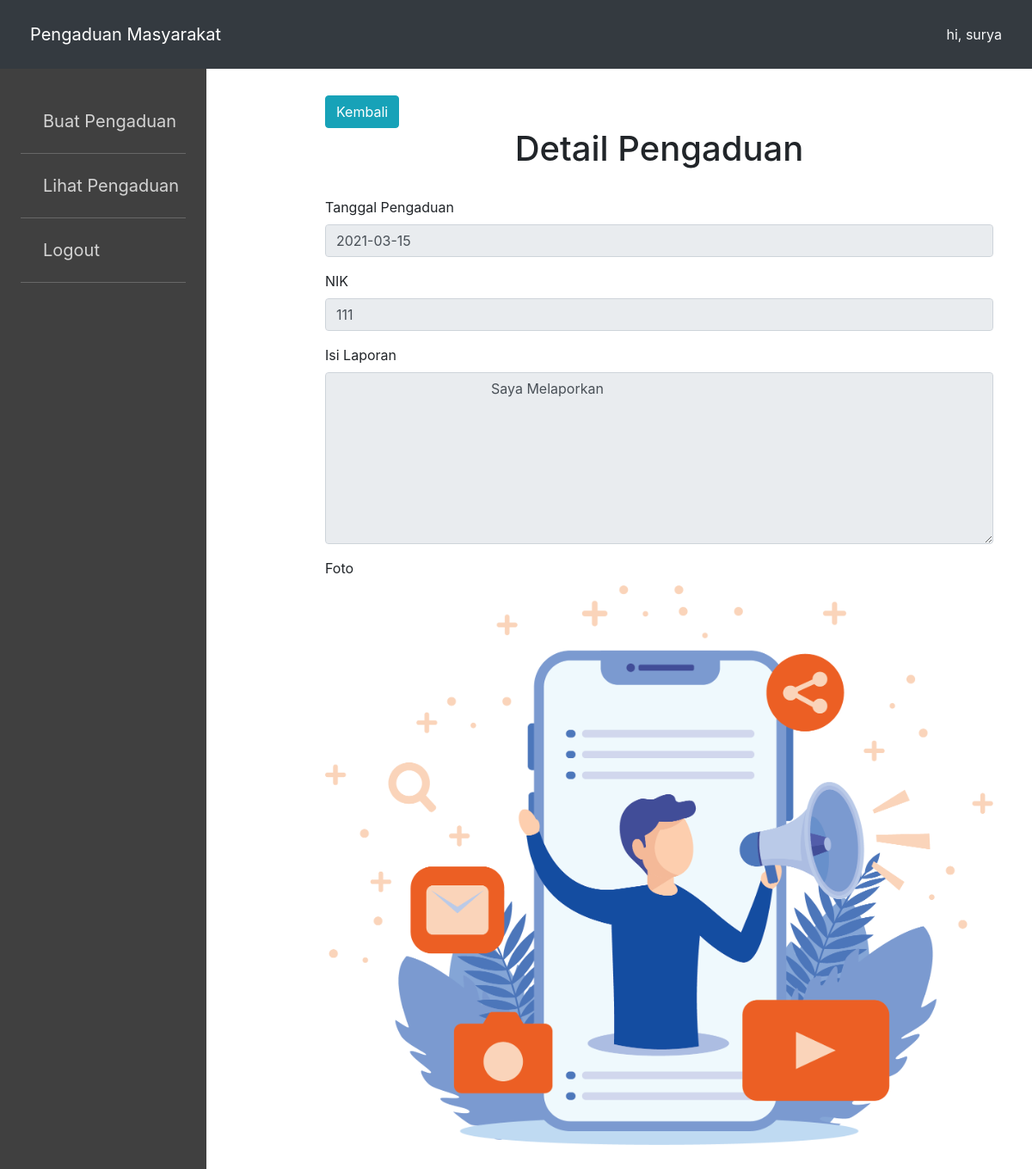
Screenshot of /view/masyarakat/detail_pengaduan.php?id=1 (signed in) with the database file from the repository.
### tables this page shows
CREATE TABLE `pengaduan` (
  `id_pengaduan` int(11) NOT NULL,
  `tgl_pengaduan` date NOT NULL,
  `nik` char(16) NOT NULL,
  `isi_laporan` text NOT NULL,
  `foto` varchar(255) NOT NULL,
  `status` enum('0','proses','selesai','') NOT NULL
);

### config/koneksi.php (called while the page is built, shortened)
<?php
class database{
	var $host = "localhost";
	var $uname = "root";
	var $pass = "";
	var $db= "db_pengaduan_masyarakat";
	var $koneksi = "";
	function __construct(){
		$this->koneksi = mysqli_connect($this->host, $this->uname, $this->pass, $this->db);
	}
	function detail_laporan()
	{
		$sql = mysqli_query($this->koneksi, "SELECT * FROM pengaduan where id_pengaduan='$_GET[id]'");
		return $sql->fetch_array();
	}
}

### view/masyarakat/detail_pengaduan.php (the view)
<?php
include '../../config/koneksi.php';
include 'header/header.php';
$db = new database();
$lihat = $db->detail_laporan();
?>
<div class="container">
	<div class="main">
	 	<a class="btn btn-info" href="lihat_pengaduan.php">Kembali</a>
	 		<center>
	 			<h1>Detail Pengaduan</h1><br>
	 		</center>
	 		<div class="form-group">
	 			<label>Tanggal Pengaduan</label>
	 			<input type="text" name="tgl_pengaduan" value="<?php echo $lihat['tgl_pengaduan'] ?>" class="form-control" readonly="">
	 		</div>
	 		<div class="form-group">
	 			<label>NIK</label>
	 			<input type="text" name="nik" value="<?php echo $lihat['nik']; ?>" class="form-control" readonly="">
	 		</div>
	 		<div class="form-group">
	 			<label>Isi Laporan</label>
	 			<textarea type="text" name="isi_laporan" class="form-control" style="height: 200px;" readonly="">
	 				<?php echo $lihat['isi_laporan']; ?>
	 			</textarea>
	 		</div>
	 		<div class="form-group">
	 			<label>Foto</label><br>
	 			<img src="../../assets/foto/<?php echo $lihat['foto']; ?>" width="100%"><br><br>
	 		</div>
	 </div>
</div>

### assets/style.css (style rules this page uses)
.main { padding-top: 10%; margin-left: 30%; }

### rows the page displays
pengaduan: tgl_pengaduan "2021-03-15", nik "111", isi_laporan "Saya Melaporkan", foto (picture)

### other values shown
$_SESSION['nama'] "surya"
